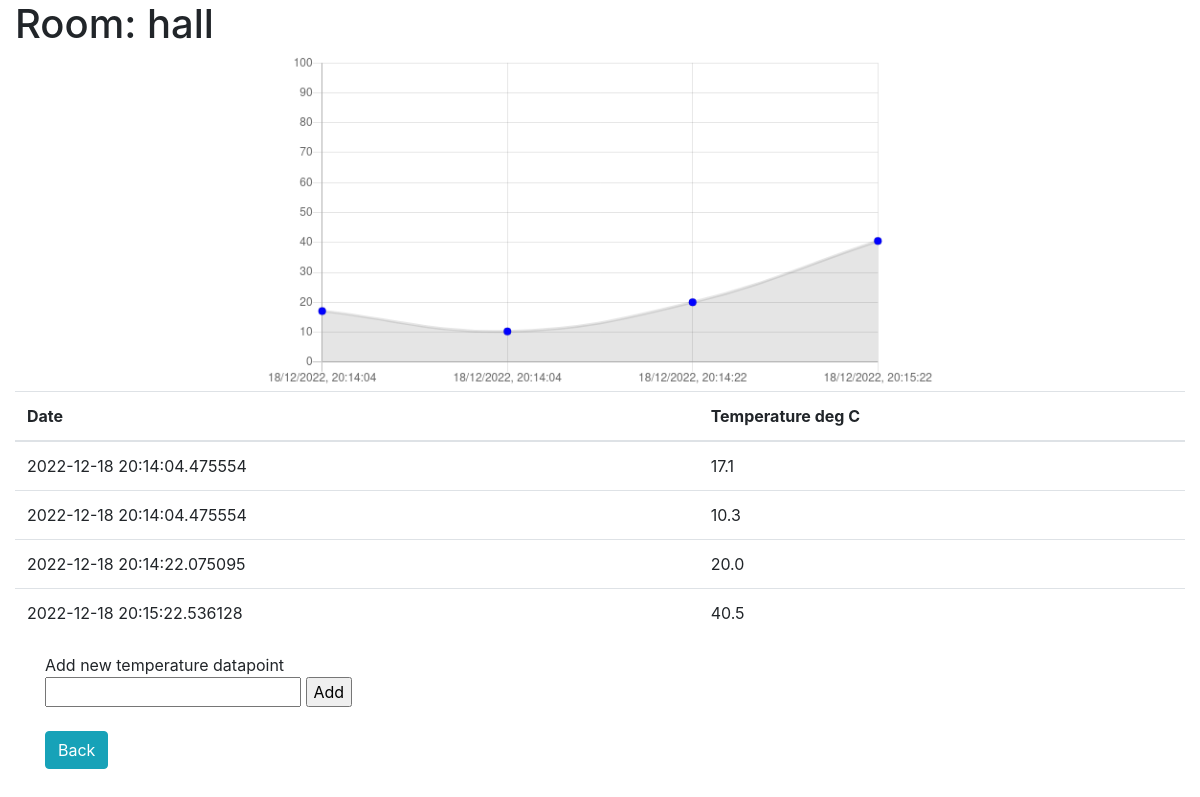
Page /temperatures/room/1 on the earlier database version.
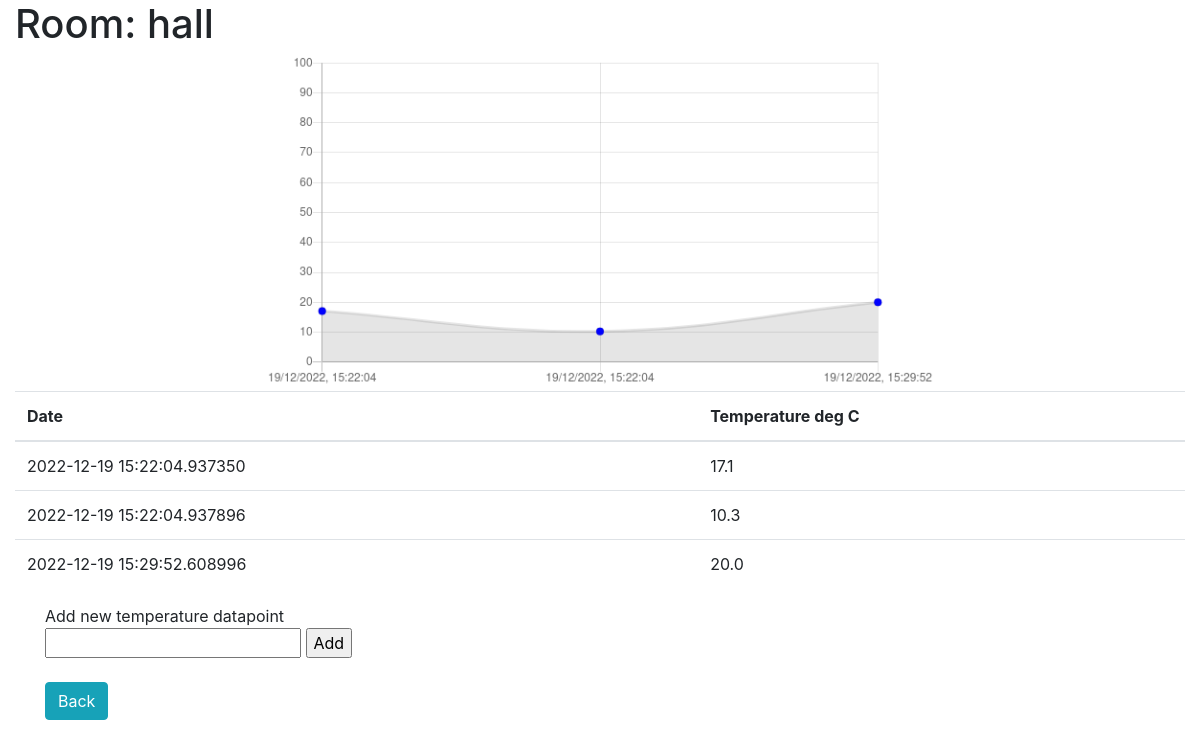
Same page on the later database version.
### app.py (models this page shows, shortened)
class Rooms(db.Model):
    id = db.Column(db.Integer,primary_key=True)
    room_name = db.Column(db.String(200),nullable=False, unique=True)
    date = db.Column(db.DateTime, default=datetime.utcnow)
    room_id = db.relationship('Temperatures', cascade='all,delete' ,backref='rooms')

class Temperatures(db.Model):
    id = db.Column(db.Integer,primary_key=True)
    date = db.Column(db.DateTime, default=datetime.utcnow)
    temperature = db.Column(db.Float, nullable=False)
    room_id = db.Column(db.Integer,db.ForeignKey('rooms.id'), nullable=False)

### app.py (the view)
@app.route("/temperatures/room/<int:room_id>", methods=['GET'])
def get_room_temperatures(room_id):
    if request.method == "GET":
        room = Rooms.query.get_or_404(room_id)
        temps = Temperatures.query.with_entities(Temperatures.id,Temperatures.temperature,Temperatures.date)\
                        .join(Rooms, Temperatures.room_id == Rooms.id)\
                        .filter(Temperatures.room_id==room_id).all()
        date_values = [d.date.strftime("%d/%m/%Y, %H:%M:%S") for d in temps ]
        temp_values = [d.temperature for d in temps]
        return render_template('room_temperatures.html',room_name=room.room_name,temperatures=temps,room_id=room_id,date_values=date_values,temp_values=temp_values)

### templates/room_temperatures.html (shortened to what this page needs)
{% extends 'base.html' %}
{% block body %}
<div class="container-fluid">
    <h1>Room: {{ room_name }}</h1>
    {% if temperatures|length < 1 %}
    <h4>No temperatures available for this room</h4>
    {% else %}
    <canvas class="container" id="myChart" style="width:100%;max-width:700px"></canvas>
    <table class="table styled-table">
        <thead>
            <tr>
                <th>Date</th>
                <th>Temperature deg C</th>
            </tr>
        </thead>
        <tbody>
            {% for temp in temperatures %}
            <tr>
                <td>{{ temp.date }}</td>
                <td>{{ temp.temperature }}</td>
            </tr>
            {% endfor %}
        </tbody>
    </table>
    {% endif %}
    <div class="container">
        <div style="align-items: right;">
            Add new temperature datapoint
            <form class="form" action="/temperature/{{ room_id }}/9999.9" method="POST">
                <input class="add_text_input" type="number" step="any" name="temperature_value" id="temperature_value">
                <input class="add_btn_input" type="submit" value="Add">
            </form>
        </div>
    </div>
    <br>
    <div class="container">
        <a href="/rooms" class="btn btn-info">Back</a>
    </div>
</div>
<script>
    var ctx = document.getElementById("myChart").getContext("2d");
    var lineChart = new Chart(ctx, {
      type: "line",
      data: {
        labels: {{ date_values | safe }},
        datasets: [{
          label: "Temperature",
          pointRadius: 4,
          pointBackgroundColor: "rgb(0,0,255)",
          data: {{ temp_values | safe }}
        }]
      },
      options: {
        responsive: false,
        legend: {display: false},
        scales: {
          yAxes: [{ticks: {min: 0, max:100}}],
        }
      }
    });
    </script>
{% endblock %}

### templates/base.html (shortened to what this page needs)
<!DOCTYPE html>
<html lang="en">
<head>
    <link rel="stylesheet" href="https://cdn.jsdelivr.net/npm/bootstrap@4.3.1/dist/css/bootstrap.min.css">
    <link rel="stylesheet" href="{{ url_for('static',filename='css/main.css') }}"/>
</head>
<body>
    {% block body %}{% endblock %}
</body>
</html>

Differences in the rows shown:
removed Temperatures: date "2022-12-18 20:15:22.536128", temperature "40.5"
changed Temperatures (number 1 of 3 on the later page): date "2022-12-18 20:14:04.475554" → "2022-12-19 15:22:04.937350"
changed Temperatures (number 2 of 3 on the later page): date "2022-12-18 20:14:04.475554" → "2022-12-19 15:22:04.937896"
changed Temperatures (number 3 of 3 on the later page): date "2022-12-18 20:14:22.075095" → "2022-12-19 15:29:52.608996"
Other differences:
chart data {{ date_values | safe }}: ['18/12/2022, 20:14:04', '18/12/2022, 20:14:04', '18/12/2022, 20:14:22', '18/12/2022, 20:15:22'] → ['19/12/2022, 15:22:04', '19/12/2022, 15:22:04', '19/12/2022, 15:29:52']
chart data {{ temp_values | safe }}: [17.1, 10.3, 20.0, 40.5] → [17.1, 10.3, 20.0]
